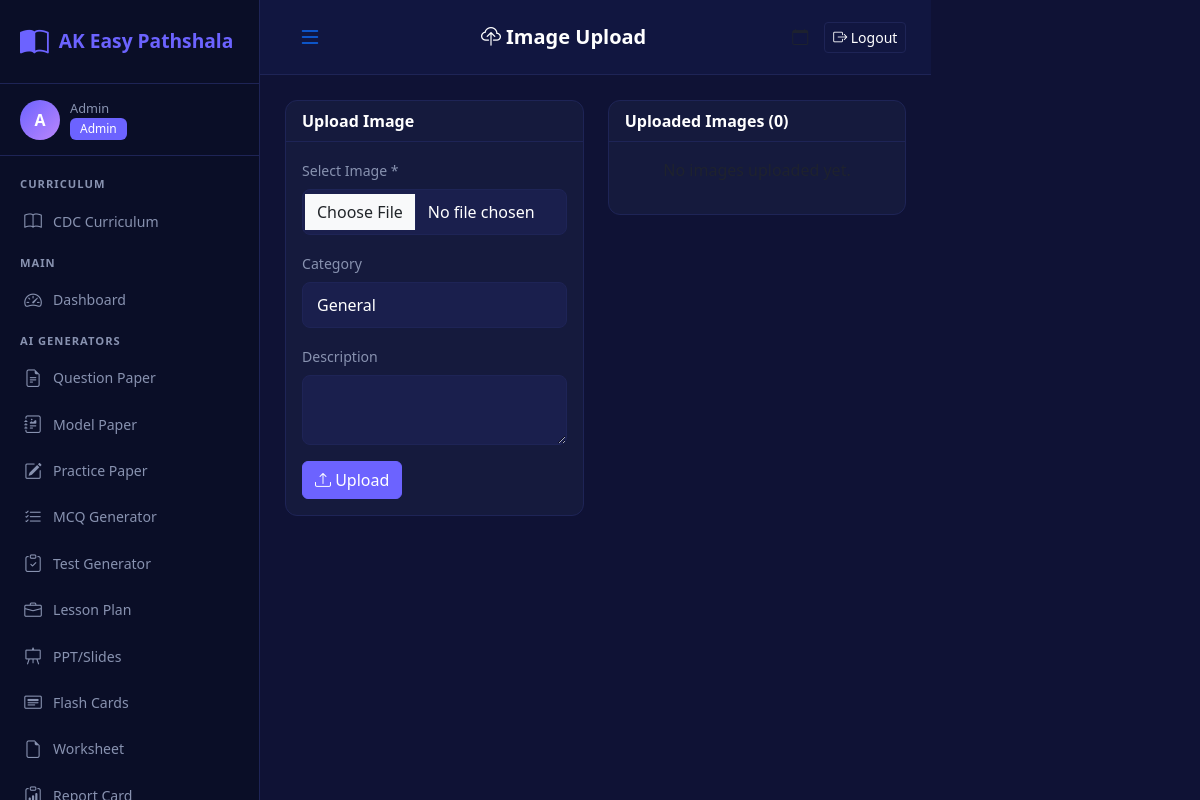
Screenshot of /upload (signed in) with the database file from the repository.
### models.py (models this page shows, shortened)
class User(UserMixin, db.Model):
    __tablename__ = 'users'
    id = db.Column(db.Integer, primary_key=True)
    name = db.Column(db.String(100), nullable=False)
    email = db.Column(db.String(100), unique=True, nullable=False)
    password_hash = db.Column(db.String(255), nullable=False)
    role = db.Column(db.Enum('admin', 'teacher', 'student'), default='teacher')
    phone = db.Column(db.String(20))
    created_at = db.Column(db.DateTime, default=datetime.utcnow)

### app.py (the view, shortened to what this page needs)
@app.route('/upload', methods=['GET', 'POST'])
@login_required
def upload_image():
    images = UploadedImage.query.order_by(UploadedImage.created_at.desc()).all()
    return render_template('school/upload.html', images=images)

### app.py (called while the page is built)
@login_manager.user_loader
def load_user(user_id):
    return User.query.get(int(user_id))

### templates/school/upload.html (shortened to what this page needs)
{% extends "base.html" %}
{% block page_title %}<i class="bi bi-cloud-upload"></i> Image Upload{% endblock %}
{% block content %}
<div class="row">
    <div class="col-md-6 mb-4">
        <div class="card">
            <div class="card-header">Upload Image</div>
            <div class="card-body">
                <form method="POST" enctype="multipart/form-data">
                    <div class="mb-3"><label class="form-label">Select Image *</label>
                        <input type="file" class="form-control" name="file" accept="image/*" required></div>
                    <div class="mb-3"><label class="form-label">Category</label>
                        <select class="form-select" name="category">
                            <option value="general">General</option>
                        </select></div>
                    <div class="mb-3"><label class="form-label">Description</label>
                        <textarea class="form-control" name="description" rows="2"></textarea></div>
                    <button type="submit" class="btn btn-primary"><i class="bi bi-upload"></i> Upload</button>
                </form>
            </div>
        </div>
    </div>
    <div class="col-md-6 mb-4">
        <div class="card">
            <div class="card-header">Uploaded Images ({{ images|length }})</div>
            <div class="card-body" style="max-height:500px;overflow-y:auto">
                {% if not images %}
                <p class="text-muted text-center">No images uploaded yet.</p>
                {% endif %}
            </div>
        </div>
    </div>
</div>
{% endblock %}

### templates/base.html (shortened to what this page needs)
<!DOCTYPE html>
<html lang="en">
<head>
    <link href="https://cdn.jsdelivr.net/npm/bootstrap@5.3.2/dist/css/bootstrap.min.css" rel="stylesheet">
    <link href="https://cdn.jsdelivr.net/npm/bootstrap-icons@1.11.1/font/bootstrap-icons.css" rel="stylesheet">
    <link href="{{ url_for('static', filename='css/style.css') }}" rel="stylesheet">
</head>
<body>
    {% if current_user.is_authenticated %}
    <div class="d-flex">
        <nav class="sidebar" id="sidebar">
            <div class="sidebar-brand">
                <i class="bi bi-book-half"></i>
                <span>AK Easy Pathshala</span>
            </div>
            <div class="sidebar-user">
                <div class="user-avatar">{{ current_user.name[0] }}</div>
                <div class="user-info">
                    <small>{{ current_user.name }}</small>
                    <span class="badge bg-primary">{{ current_user.role|capitalize }}</span>
                </div>
            </div>
            <ul class="sidebar-nav">
                <li class="nav-section">CURRICULUM</li>
                <li><a href="{{ url_for('curriculum_list') }}" class="{% if request.endpoint == 'curriculum_list' %}active{% endif %}"><i class="bi bi-book"></i> CDC Curriculum</a></li>
                <li class="nav-section">MAIN</li>
                <li><a href="{{ url_for('dashboard') }}" class="{% if request.endpoint == 'dashboard' %}active{% endif %}"><i class="bi bi-speedometer2"></i> Dashboard</a></li>
                <li class="nav-section">AI GENERATORS</li>
                <li><a href="{{ url_for('question_paper_generator') }}" class="{% if request.endpoint == 'question_paper_generator' %}active{% endif %}"><i class="bi bi-file-earmark-text"></i> Question Paper</a></li>
                <li><a href="{{ url_for('model_paper_generator') }}" class="{% if request.endpoint == 'model_paper_generator' %}active{% endif %}"><i class="bi bi-journal-richtext"></i> Model Paper</a></li>
                <li><a href="{{ url_for('practice_paper_generator') }}" class="{% if request.endpoint == 'practice_paper_generator' %}active{% endif %}"><i class="bi bi-pencil-square"></i> Practice Paper</a></li>
                <li><a href="{{ url_for('mcq_generator') }}" class="{% if request.endpoint == 'mcq_generator' %}active{% endif %}"><i class="bi bi-list-check"></i> MCQ Generator</a></li>
                <li><a href="{{ url_for('test_generator') }}" class="{% if request.endpoint == 'test_generator' %}active{% endif %}"><i class="bi bi-clipboard-check"></i> Test Generator</a></li>
                <li><a href="{{ url_for('lesson_plan_generator') }}" class="{% if request.endpoint == 'lesson_plan_generator' %}active{% endif %}"><i class="bi bi-briefcase"></i> Lesson Plan</a></li>
                <li><a href="{{ url_for('slide_generator') }}" class="{% if request.endpoint == 'slide_generator' %}active{% endif %}"><i class="bi bi-easel"></i> PPT/Slides</a></li>
                <li><a href="{{ url_for('flashcard_generator') }}" class="{% if request.endpoint == 'flashcard_generator' %}active{% endif %}"><i class="bi bi-card-heading"></i> Flash Cards</a></li>
                <li><a href="{{ url_for('worksheet_generator') }}" class="{% if request.endpoint == 'worksheet_generator' %}active{% endif %}"><i class="bi bi-file-earmark"></i> Worksheet</a></li>
                <li><a href="{{ url_for('report_card_generator') }}" class="{% if request.endpoint == 'report_card_generator' %}active{% endif %}"><i class="bi bi-clipboard-data"></i> Report Card</a></li>
            </ul>
        </nav>
        <main class="main-content">
            <div class="topbar">
                <button class="btn btn-link" id="sidebarToggle"><i class="bi bi-list fs-4"></i></button>
                <h5 class="mb-0">{% block page_title %}Dashboard{% endblock %}</h5>
                <div class="d-flex align-items-center gap-3">
                    <span class="text-muted"><i class="bi bi-calendar"></i> {{ today if today else '' }}</span>
                    <a href="{{ url_for('logout') }}" class="btn btn-outline-light btn-sm"><i class="bi bi-box-arrow-right"></i> Logout</a>
                </div>
            </div>
            <div class="content-area">
                {% block content %}{% endblock %}
            </div>
        </main>
    </div>
    {% else %}
    {% block fullpage %}{% endblock %}
    {% endif %}
</body>
</html>

### static/css/style.css (style rules this page uses)
:root { --sidebar-bg: #0a0e27; --sidebar-width: 260px; --topbar-bg: #111640; --body-bg: #0f1235; --card-bg: #151a3d; --card-border: #1e2456; --text-primary: #ffffff; --text-secondary: #8892b0; --accent: #6c63ff; --accent-hover: #5a52d5; --success: #00c853; --danger: #ff5252; --warning: #ffc107; --info: #00bcd4; --purple: #bb86fc; --pink: #ff6b9d; }
* { box-sizing: border-box; margin: 0; padding: 0; }
body { background: var(--body-bg); color: var(--text-primary); font-family: 'Segoe UI', Tahoma, Geneva, Verdana, sans-serif; overflow-x: hidden; }
.sidebar { width: var(--sidebar-width); min-height: 100vh; background: var(--sidebar-bg); position: fixed; top: 0; left: 0; bottom: 0; overflow-y: auto; z-index: 1000; border-right: 1px solid var(--card-border); transition: transform 0.3s; }
.sidebar-brand { padding: 20px; display: flex; align-items: center; gap: 10px; font-size: 1.2rem; font-weight: 700; color: var(--accent); border-bottom: 1px solid var(--card-border); }
.sidebar-brand i { font-size: 1.8rem; }
.sidebar-user { padding: 15px 20px; display: flex; align-items: center; gap: 10px; border-bottom: 1px solid var(--card-border); }
.user-avatar { width: 40px; height: 40px; background: linear-gradient(135deg, var(--accent), var(--purple)); border-radius: 50%; display: flex; align-items: center; justify-content: center; font-weight: 700; font-size: 1rem; }
.user-info { display: flex; flex-direction: column; }
.user-info small { color: var(--text-secondary); font-size: 0.8rem; }
.sidebar-nav { list-style: none; padding: 10px 0; margin: 0; }
.sidebar-nav .nav-section { padding: 10px 20px 5px; font-size: 0.7rem; color: var(--text-secondary); letter-spacing: 1px; font-weight: 600; }
.sidebar-nav li a { display: flex; align-items: center; gap: 10px; padding: 10px 20px; color: var(--text-secondary); text-decoration: none; font-size: 0.88rem; transition: all 0.2s; border-left: 3px solid transparent; }
.sidebar-nav li a i { font-size: 1.1rem; width: 20px; text-align: center; }
.main-content { margin-left: var(--sidebar-width); min-height: 100vh; }
.topbar { background: var(--topbar-bg); padding: 12px 25px; display: flex; align-items: center; justify-content: space-between; border-bottom: 1px solid var(--card-border); position: sticky; top: 0; z-index: 100; }
.topbar h5 { color: var(--text-primary); font-weight: 600; }
.content-area { padding: 25px; }
.card { background: var(--card-bg); border: 1px solid var(--card-border); border-radius: 12px; color: var(--text-primary); }
.card-header { background: transparent; border-bottom: 1px solid var(--card-border); color: var(--text-primary); font-weight: 600; }
.btn-primary { background: var(--accent); border-color: var(--accent); }
.btn-outline-light { color: var(--text-primary); border-color: var(--card-border); }
.form-control, .form-select { background: #1a1f4d; border: 1px solid var(--card-border); color: var(--text-primary); border-radius: 8px; padding: 10px 14px; }
.form-label { color: var(--text-secondary); font-size: 0.88rem; font-weight: 500; }
.badge { font-weight: 500; padding: 5px 10px; }
.bg-primary { background: var(--accent) !important; }

### rows the page displays
User: name "A", name "Admin", role "Admin"

### other values shown
{{ images|length }} "0"
